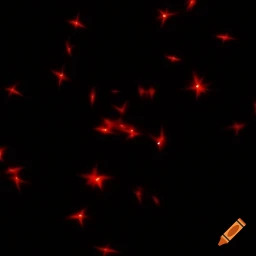
#> input picture data/images/0Qb19R7ZT-aJn2uPiuUjvA.jpg, 256 x 256 px
$ python -i effects.py   (imports and definitions only)
#> lines starting #> are read from the running program, lines starting #| are printed output that depends on the picture; after the words box and inside, x2 and y2 are one past the last pixel; in counts of white or black regions, pixels touching at a corner belong together
### perception/key_detector/keyrover/util.py
from keyrover.images import KeyboardImage
from keyrover.mrovertyping import *


# [6 lines left out: function describe, not called in this run]


def to_numpy(arr, convert_bool: bool = False) -> np.ndarray:
    if isinstance(arr, (map, filter, zip)):
        return np.array(tuple(arr))

    if isinstance(arr, (Image.Image, tuple, list)):
        arr = np.array(arr)

    elif isinstance(arr, torch.Tensor):
        arr = arr.detach().cpu().numpy()

    elif isinstance(arr, KeyboardImage):
        return arr.image

    elif not isinstance(arr, np.ndarray):
        raise TypeError(f"Can't convert unknown type {type(arr)} to numpy array")

    if convert_bool and arr.dtype == bool:
        arr = arr.astype("uint8")
    return arr


def to_pillow(img: ImageType) -> Image.Image:
    if isinstance(img, Image.Image):
        return img
    return Image.fromarray(to_numpy(img))


# [10 lines left out: function to_tensor, not called in this run]


def to_int(vec: tuple[float, ...]) -> tuple[int, ...]:
    return tuple(map(int, vec))


__all__ = ["to_int", "to_tensor", "to_pillow", "to_numpy", "describe",
           "Vec2", "Vec3", "Vec4", "ImageType"]

### perception/key_detector/keyrover/effects.py
import random

from PIL import Image, ImageEnhance
import cv2

import numpy as np

from keyrover import ImageType, to_pillow, to_numpy


# [15 lines left out: function add_soft_shadow, not called in this run]


def add_hard_overlay(img: ImageType) -> Image.Image:
    img = to_pillow(img).convert("RGBA")

    thickness = random.randint(100, 400)
    blur = max(5, int(random.gauss(25, 10)))

    if random.random() > 0.5:
        exp = max(0.5, random.gauss(2.5, 1))
    else:
        exp = max(0.5, random.gauss(0.75, 0.5))

    alpha_mask = np.zeros((*img.size, 1), dtype="uint8")
    cv2.line(alpha_mask, (0, 0), img.size, (255,), thickness)
    alpha_mask = apply_random_affine(alpha_mask)

    alpha_mask = cv2.blur(alpha_mask, (blur, blur))
    alpha_mask = np.repeat(alpha_mask[:, :, np.newaxis], 4, axis=2)
    alpha_mask = alpha_mask.astype("float32") / 255

    bright_img = np.array(ImageEnhance.Brightness(img).enhance(exp))
    img = alpha_mask * bright_img + (1 - alpha_mask) * img

    return Image.fromarray(img.astype("uint8"))


# [19 lines left out: function add_chromatic_aberration, not called in this run]


def apply_random_affine(img: ImageType, scale_lims: tuple[float, float] = (0.25, 1.5), angle_lims=(0, 360),
                        translation_lims=(2, 2)) -> np.ndarray:
    img = to_numpy(img)

    if len(img.shape) == 3:
        w, h, _ = img.shape
    elif len(img.shape) == 2:
        w, h = img.shape
    else:
        raise ValueError("Image shape must have 2 or 3 dimensions")

    angle = np.random.uniform(*angle_lims)
    scale = np.random.uniform(*scale_lims)
    M = cv2.getRotationMatrix2D((w / 2, h / 2), angle, scale)

    x, y = translation_lims
    tx = np.random.uniform(-w / x, w / y)
    ty = np.random.uniform(-h / x, h / y)
    T = np.float32([[1, 0, tx], [0, 1, ty]])

    img = cv2.warpAffine(img, M, (w, h))
    img = cv2.warpAffine(img, T, (w, h))

    return img


# [40 lines left out: functions apply_motion_blur, apply_vignette, get_motion_blur_kernel, get_vignette_kernel, not called in this run]


__all__ = ["add_soft_shadow", "add_hard_overlay", "add_chromatic_aberration",
           "get_motion_blur_kernel", "get_vignette_kernel",
           "apply_motion_blur", "apply_vignette", "apply_random_affine", "ImageEnhance"]

>>> from PIL import Image
>>> picture = Image.open('../../../data/images/0Qb19R7ZT-aJn2uPiuUjvA.jpg')
#> picture is the input picture: PIL image 256x256 RGB; mean R, G, B 8, 1.6, 1.4
>>> result = add_hard_overlay(picture)
#> in add_hard_overlay, `cv2.line(alpha_mask, (0, 0), img.size, (255,), thickness)`:
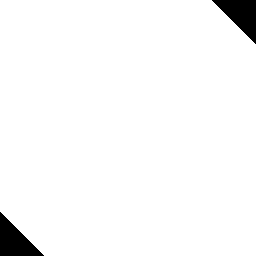
#> alpha_mask: shape (256, 256, 1); 97% white; 2 black regions, box (x1, y1, x2, y2) and area: (212, 0, 256, 44) 990, (0, 212, 44, 256) 990
#> (the run stopped early here; a loop or call above may not have finished)
